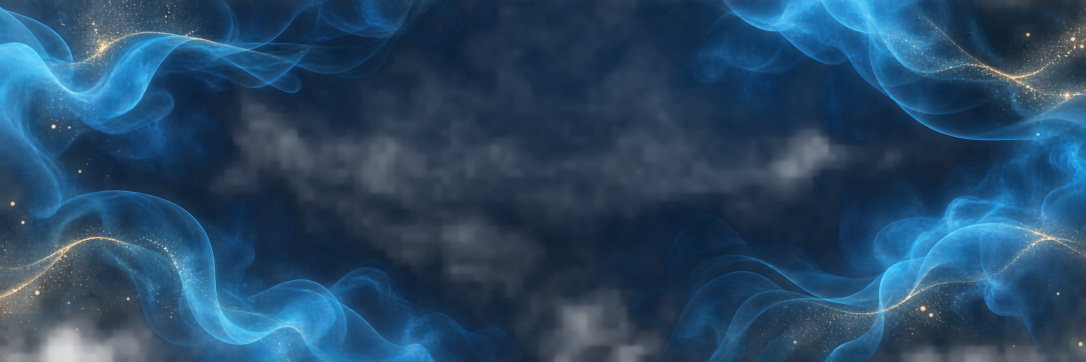
#> input picture images/email/allonahub-smoke-source.png, 2172 x 724 px (shown at 1/2 size)
$ python build-email-motion.py
#> lines starting #> are read from the running program, lines starting #| are printed output that depends on the picture
"""Build compact email-safe motion variants from the approved Allona smoke artwork."""

from pathlib import Path
import math
from PIL import Image, ImageDraw, ImageEnhance, ImageFont


OUTPUT = Path(__file__).resolve().parents[1] / "images" / "email"
SOURCE = OUTPUT / "allonahub-smoke-source.png"
SIZE = (600, 200)
FRAMES = 12


def font(size):
    for path in ("/System/Library/Fonts/Supplemental/Arial Bold.ttf", "/Library/Fonts/Arial Bold.ttf"):
        if Path(path).exists():
            return ImageFont.truetype(path, size)
    return ImageFont.load_default()


def frame(base, index, variant):
    width, height = base.size
    drift = round(9 * math.sin(index * 2 * math.pi / FRAMES))
    crop = base.crop((max(0, drift + 10), 0, width - max(0, 10 - drift), height))
    image = crop.resize(SIZE, Image.Resampling.LANCZOS).convert("RGB")
    image = ImageEnhance.Brightness(image).enhance(0.90 + 0.08 * math.sin(index * 2 * math.pi / FRAMES))
    if variant == "welcome":
        draw = ImageDraw.Draw(image)
        title = "AllonaHub ekosistemine hoş geldin"
        text_font = font(26)
        box = draw.textbbox((0, 0), title, font=text_font)
        x = (SIZE[0] - (box[2] - box[0])) // 2
        y = (SIZE[1] - (box[3] - box[1])) // 2 - 5
        draw.text((x, y), title, font=text_font, fill="#ffffff", stroke_width=2, stroke_fill="#063b62")
    elif variant == "security":
        image = ImageEnhance.Color(image).enhance(0.78)
    return image.quantize(colors=64, method=Image.Quantize.MEDIANCUT)


def main():
    OUTPUT.mkdir(parents=True, exist_ok=True)
    base = Image.open(SOURCE).convert("RGB")
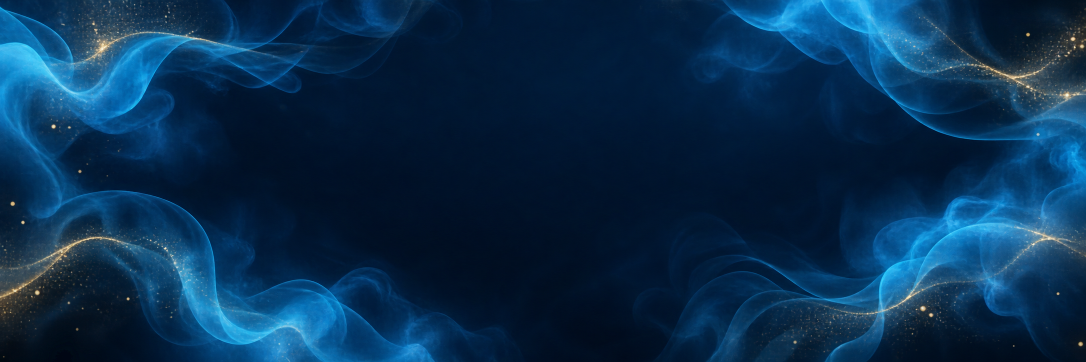
#> base: PIL image 2172x724 RGB (shown at 1/2 size); mean R, G, B 8.5, 45.8, 78.7
    for variant in ("welcome", "security", "notification"):
        frames = [frame(base, index, variant) for index in range(FRAMES)]
        frames[0].save(OUTPUT / f"allonahub-{variant}.gif", save_all=True, append_images=frames[1:], duration=160, loop=0, optimize=True, disposal=2)
#> this loop made 3 passes
#> pass 1, in frame, `crop = base.crop((max(0, drift + 10), 0, width - max(0, 10 - drift), h..`:
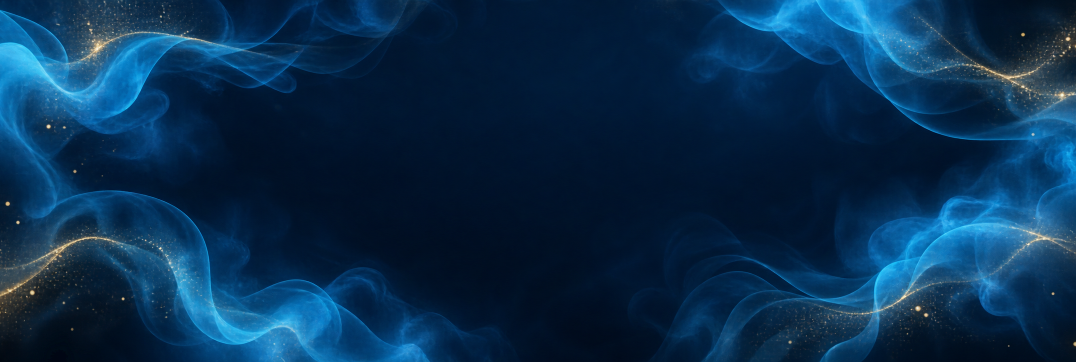
#> crop: PIL image 2152x724 RGB (shown at 1/2 size); mean R, G, B 8.4, 45.6, 78.6
#> pass 1, in frame, `image = crop.resize(SIZE, Image.Resampling.LANCZOS).convert("RGB")`:
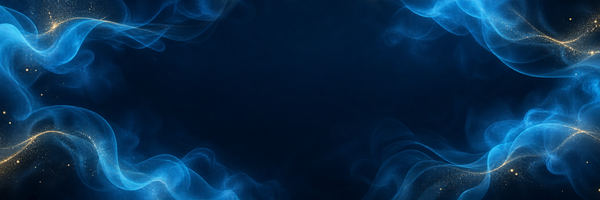
#> image: PIL image 600x200 RGB; mean R, G, B 8.4, 45.6, 78.6
#> pass 1, in frame, `image = ImageEnhance.Brightness(image).enhance(0.90 + 0.08 * math.sin(..`:
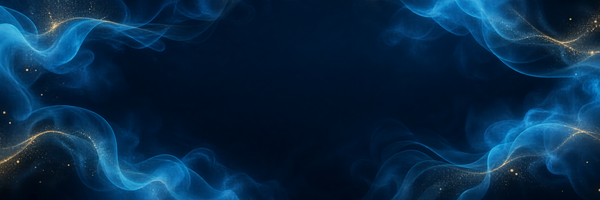
#> image: PIL image 600x200 RGB; mean R, G, B 7.1, 40.6, 70.3


if __name__ == "__main__":
    main()
